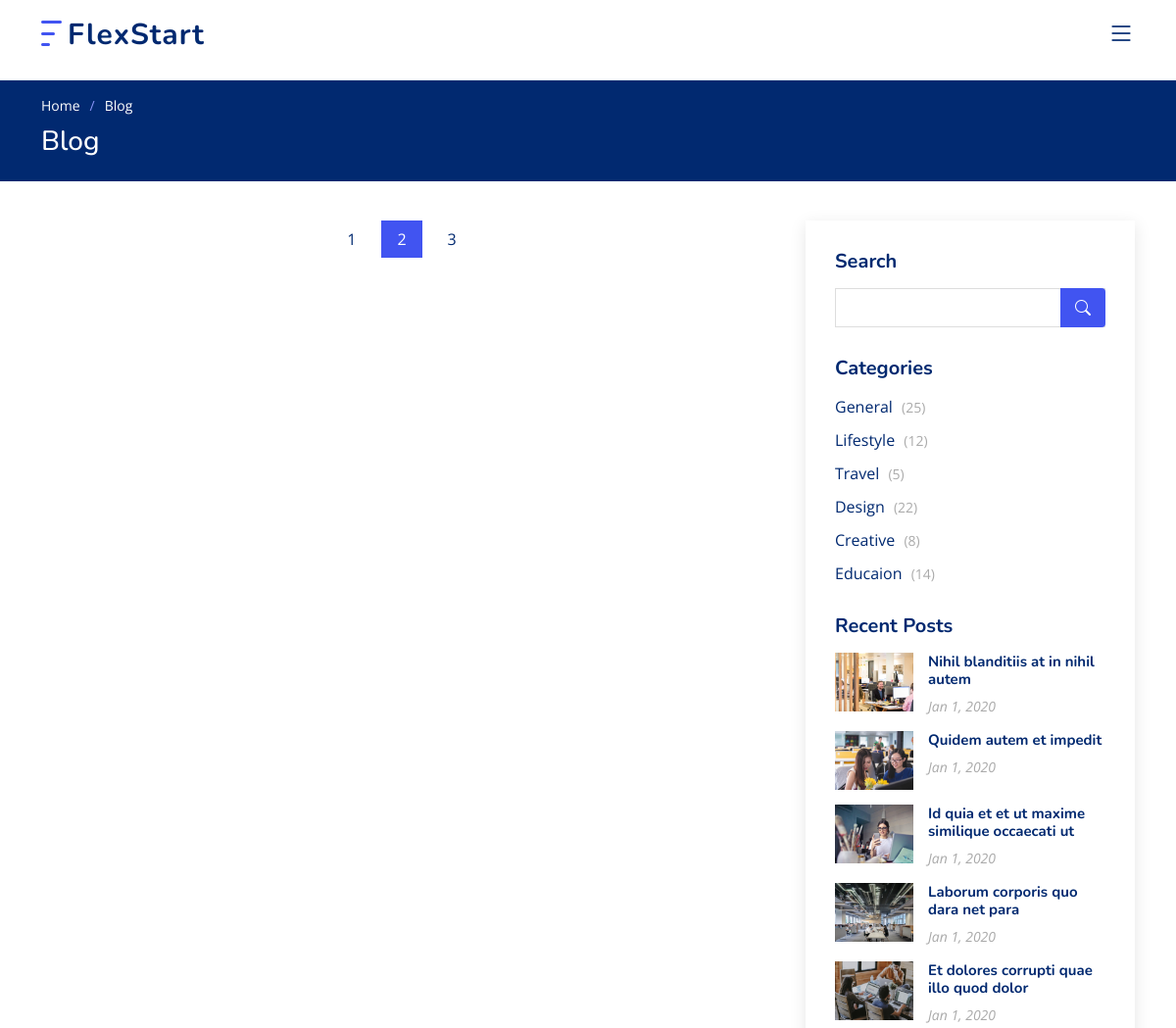
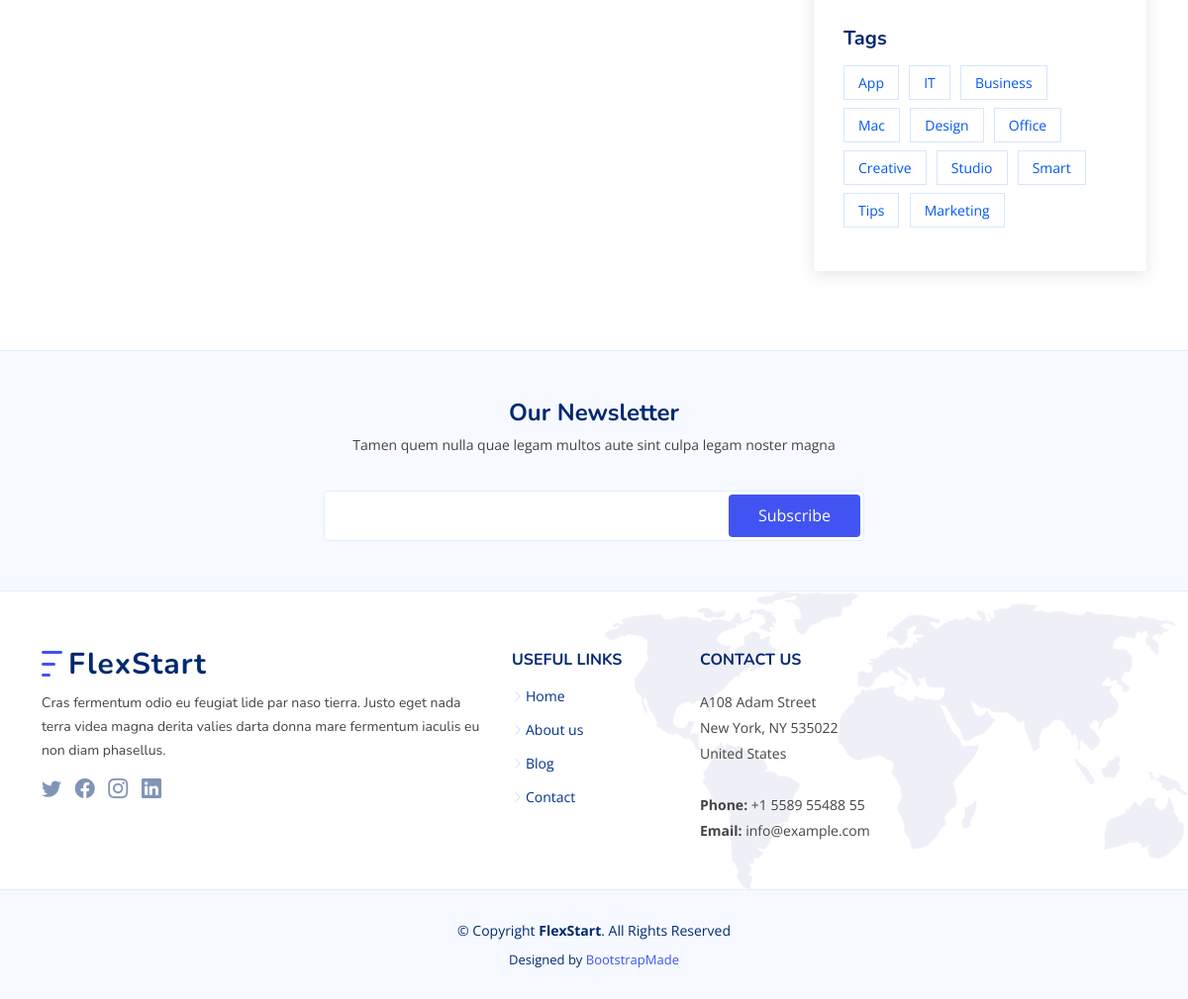
/blog, run on an earlier commit of the app's database (2 pictures, top to bottom).
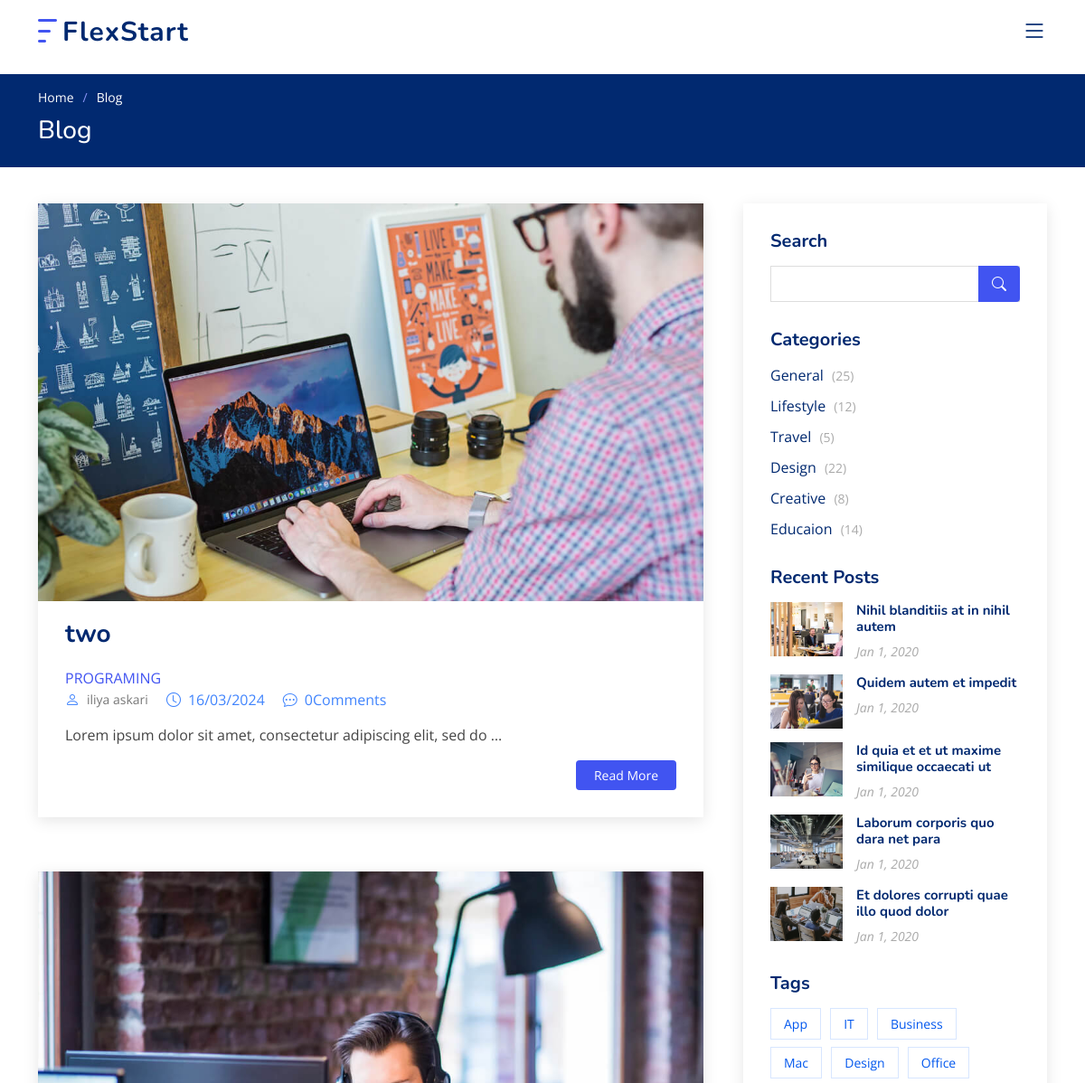
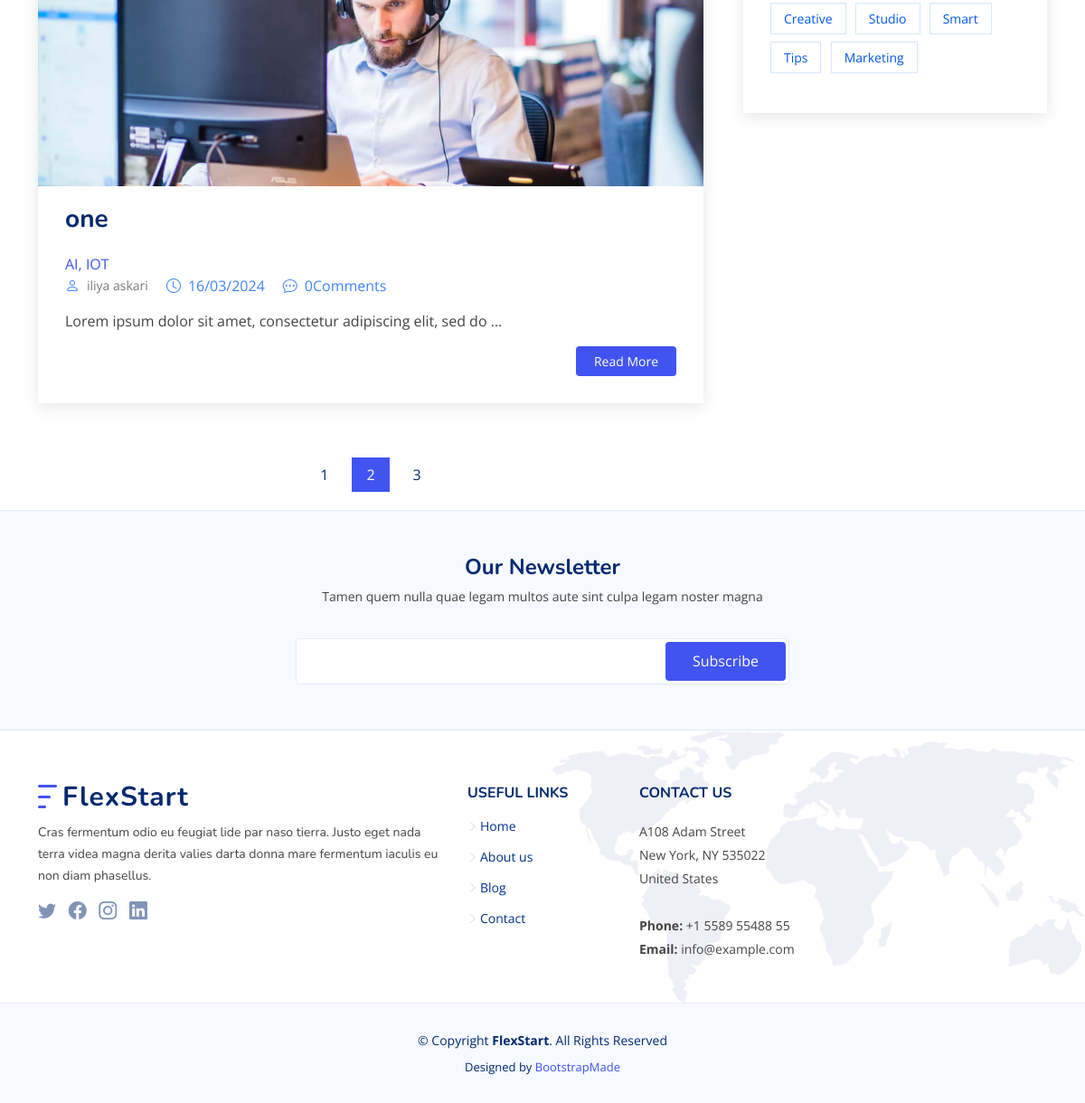
And on a later commit of the database (2 pictures, top to bottom).
### blog/models.py (models this page shows, shortened)
class Post(models.Model):
    image = models.ImageField(upload_to='blog/' , default='blog-1.jpg')
    title = models.CharField(max_length=255)
    author = models.ForeignKey(User, on_delete=models.SET_NULL , null=True)
    content = models.TextField()
    tag = TaggableManager()
    category = models.ManyToManyField(Category)
    counted_views = models.IntegerField(default=0)
    status = models.BooleanField(default=False)
    login_required = models.BooleanField(default=False)
    published_date = models.DateTimeField(null=True)
    created_date = models.DateTimeField(auto_now_add=True)
    uptodate = models.DateTimeField(auto_now=True)
    class Meta:
        ordering=['-created_date']

class Category(models.Model):
    name = models.CharField(max_length=255)

### blog/views.py (the view)
# urls.py: path('',blog_home,name='home'),
def blog_home(request , **kwargs):
    currnt_time = timezone.now()
    posts = Post.objects.filter(published_date__lte = currnt_time , status = 1)
    if kwargs.get('cat_name') != None:
        posts = posts.filter(category__name = kwargs['cat_name'])
    if kwargs.get('tag_name') != None:
        posts = posts.filter(tags__name__in=[kwargs['tag_name']])
    if kwargs.get('author_username') != None:
        posts = posts.filter(author__username =kwargs['author_username'])
    context = {'posts':posts}
    return render(request, 'blog/blog-home.html' , context)

### templates/blog/blog-home.html
{% extends "base.html" %}
{% load static %}
{% block body %}
<main id="main">
  <section class="breadcrumbs">
    <div class="container">
      <ol>
        <li><a href="index.html">Home</a></li>
        <li>Blog</li>
      </ol>
      <h2>Blog</h2>
    </div>
  </section>
  <section id="blog" class="blog">
    <div class="container" data-aos="fade-up">
      <div class="row">
        <div class="col-lg-8 entries">
          {% for post in posts %}
          <article class="entry">
            <div class="entry-img">
              <img src="{{post.image.url}}" alt="" class="img-fluid">
            </div>
            <h2 class="entry-title">
              <a href="{% url 'blog:single'  pid=post.id%}">{{post.title}}</a>
            </h2>
            {% for cat in post.category.all %}
                <a href="{% url 'blog:category' cat_name=cat.name %}">{{cat.name}}{% if not forloop.last %},{% endif %}</a>
              {% endfor %}
            <div class="entry-meta">
              <ul>
                <li class="d-flex align-items-center"><i class="bi bi-person"></i> <a href="{% url 'blog:author' author_username=post.author.username %}">{{post.author.get_full_name}}</a></li>
                <li class="d-flex align-items-center"><i class="bi bi-clock"></i><time datetime="2020-01-01">{{post.published_date|date:"d/m/Y"}}</time></li>
                <li class="d-flex align-items-center"><i class="bi bi-chat-dots"></i>{{comments|length}}Comments</a></li>
              </ul>
            </div>
            <div class="entry-content">
              <p>
                {{post.content|truncatewords:10}}
              </p>
              <div class="read-more">
                <a href="{% url 'blog:single'  pid=post.id%}">Read More</a>
              </div>
            </div>
          </article>
          {% endfor %}
          <div class="blog-pagination">
            <ul class="justify-content-center">
              <li><a href="#">1</a></li>
              <li class="active"><a href="#">2</a></li>
              <li><a href="#">3</a></li>
            </ul>
          </div>
        </div>
        <div class="col-lg-4">
          <div class="sidebar">
            <h3 class="sidebar-title">Search</h3>
            <div class="sidebar-item search-form">
              <form action="">
                <input type="text">
                <button type="submit"><i class="bi bi-search"></i></button>
              </form>
            </div>
            <h3 class="sidebar-title">Categories</h3>
            <div class="sidebar-item categories">
              <ul>
                <li><a href="#">General <span>(25)</span></a></li>
                <li><a href="#">Lifestyle <span>(12)</span></a></li>
                <li><a href="#">Travel <span>(5)</span></a></li>
                <li><a href="#">Design <span>(22)</span></a></li>
                <li><a href="#">Creative <span>(8)</span></a></li>
                <li><a href="#">Educaion <span>(14)</span></a></li>
              </ul>
            </div>
            <h3 class="sidebar-title">Recent Posts</h3>
            <div class="sidebar-item recent-posts">
              <div class="post-item clearfix">
                <img src="{% static 'assets/img/blog/blog-recent-1.jpg' %}" alt="">
                <h4><a href="blog-single.html">Nihil blanditiis at in nihil autem</a></h4>
                <time datetime="2020-01-01">Jan 1, 2020</time>
              </div>
              <div class="post-item clearfix">
                <img src="{% static 'assets/img/blog/blog-recent-2.jpg' %}" alt="">
                <h4><a href="blog-single.html">Quidem autem et impedit</a></h4>
                <time datetime="2020-01-01">Jan 1, 2020</time>
              </div>
              <div class="post-item clearfix">
                <img src="{% static 'assets/img/blog/blog-recent-3.jpg' %}" alt="">
                <h4><a href="blog-single.html">Id quia et et ut maxime similique occaecati ut</a></h4>
                <time datetime="2020-01-01">Jan 1, 2020</time>
              </div>
              <div class="post-item clearfix">
                <img src="{% static 'assets/img/blog/blog-recent-4.jpg' %}" alt="">
                <h4><a href="blog-single.html">Laborum corporis quo dara net para</a></h4>
                <time datetime="2020-01-01">Jan 1, 2020</time>
              </div>
              <div class="post-item clearfix">
                <img src="{% static 'assets/img/blog/blog-recent-5.jpg' %}" alt="">
                <h4><a href="blog-single.html">Et dolores corrupti quae illo quod dolor</a></h4>
                <time datetime="2020-01-01">Jan 1, 2020</time>
              </div>
            </div>
            <h3 class="sidebar-title">Tags</h3>
            <div class="sidebar-item tags">
              <ul>
                <li><a href="#">App</a></li>
                <li><a href="#">IT</a></li>
                <li><a href="#">Business</a></li>
                <li><a href="#">Mac</a></li>
                <li><a href="#">Design</a></li>
                <li><a href="#">Office</a></li>
                <li><a href="#">Creative</a></li>
                <li><a href="#">Studio</a></li>
                <li><a href="#">Smart</a></li>
                <li><a href="#">Tips</a></li>
                <li><a href="#">Marketing</a></li>
              </ul>
            </div>
          </div>
        </div>
      </div>
    </div>
  </section>
</main>
{% endblock %}

### templates/base.html (shortened to what this page needs)
{% load static %}
<!DOCTYPE html>
<html lang="en">
<head>
    <link href="{% static 'assets/vendor/aos/aos.css' %}" rel="stylesheet">
    <link href="{% static 'assets/vendor/bootstrap/css/bootstrap.min.css' %}" rel="stylesheet">
    <link href="{% static 'assets/vendor/bootstrap-icons/bootstrap-icons.css' %}" rel="stylesheet">
    <link href="{% static 'assets/vendor/glightbox/css/glightbox.min.css' %}" rel="stylesheet">
    <link href="{% static 'assets/vendor/remixicon/remixicon.css' %}" rel="stylesheet">
    <link href="{% static 'assets/vendor/swiper/swiper-bundle.min.css' %}" rel="stylesheet">
    <link href="{% static 'assets/css/style.css' %}" rel="stylesheet">
</head>
<body>
    <header id="header" class="header fixed-top">
        <div class="container-fluid container-xl d-flex align-items-center justify-content-between">
            <a href="index.html" class="logo d-flex align-items-center">
                <img src="{% static 'assets/img/logo.png' %}" alt="">
                <span>FlexStart</span>
            </a>
            <nav id="navbar" class="navbar">
                <i class="bi bi-list mobile-nav-toggle"></i>
            </nav>
        </div>
    </header>
    {% block body %}
    {% endblock %}
    <footer id="footer" class="footer">
        <div class="footer-newsletter">
            <div class="container">
                <div class="row justify-content-center">
                    <div class="col-lg-12 text-center">
                        <h4>Our Newsletter</h4>
                        <p>Tamen quem nulla quae legam multos aute sint culpa legam noster magna</p>
                    </div>
                    <div class="col-lg-6">
                        <form action="" method="post">
                            <input type="email" name="email"><input type="submit" value="Subscribe">
                        </form>
                    </div>
                </div>
            </div>
        </div>
        <div class="footer-top">
            <div class="container">
                <div class="row gy-4">
                    <div class="col-lg-5 col-md-12 footer-info">
                        <a href="index.html" class="logo d-flex align-items-center">
                            <img src="{% static 'assets/img/logo.png' %}" alt="">
                            <span>FlexStart</span>
                        </a>
                        <p>Cras fermentum odio eu feugiat lide par naso tierra. Justo eget nada terra videa magna derita
                            valies
                            darta donna mare fermentum iaculis eu non diam phasellus.</p>
                        <div class="social-links mt-3">
                            <a href="#" class="twitter"><i class="bi bi-twitter"></i></a>
                            <a href="#" class="facebook"><i class="bi bi-facebook"></i></a>
                            <a href="#" class="instagram"><i class="bi bi-instagram"></i></a>
                            <a href="#" class="linkedin"><i class="bi bi-linkedin"></i></a>
                        </div>
                    </div>
                    <div class="col-lg-2 col-6 footer-links">
                        <h4>Useful Links</h4>
                        <ul>
                            <li><i class="bi bi-chevron-right"></i> <a href="#">Home</a></li>
                            <li><i class="bi bi-chevron-right"></i> <a href="#">About us</a></li>
                            <li><i class="bi bi-chevron-right"></i> <a href="#">Blog</a></li>
                            <li><i class="bi bi-chevron-right"></i> <a href="#">Contact</a></li>
                        </ul>
                    </div>
                    <div class="col-lg-3 col-md-12 footer-contact text-center text-md-start">
                        <h4>Contact Us</h4>
                        <p>
                            A108 Adam Street <br>
                            New York, NY 535022<br>
                            United States <br><br>
                            <strong>Phone:</strong> +1 5589 55488 55<br>
                            <strong>Email:</strong> info@example.com<br>
                        </p>
                    </div>
                </div>
            </div>
        </div>
        <div class="container">
            <div class="copyright">
                &copy; Copyright <strong><span>FlexStart</span></strong>. All Rights Reserved
            </div>
            <div class="credits">
                Designed by <a href="https://bootstrapmade.com/">BootstrapMade</a>
            </div>
        </div>
    </footer>
</body>
</html>

What changed in the data, as far as the page shows it:
added Post: image (picture), title "two", author.get_full_name "iliya askari", published_date "16/03/2024", comments "0", content "Lorem ipsum dolor sit amet, consectetur adipiscing elit, sed do …"
added Category: name "PROGRAMING", shown under "two"
added Post: image (picture), title "one", author.get_full_name "iliya askari", published_date "16/03/2024", comments "0", content "Lorem ipsum dolor sit amet, consectetur adipiscing elit, sed do …"
added Category: name "AI", shown under "one"
added Category: name "IOT", shown under "one"
